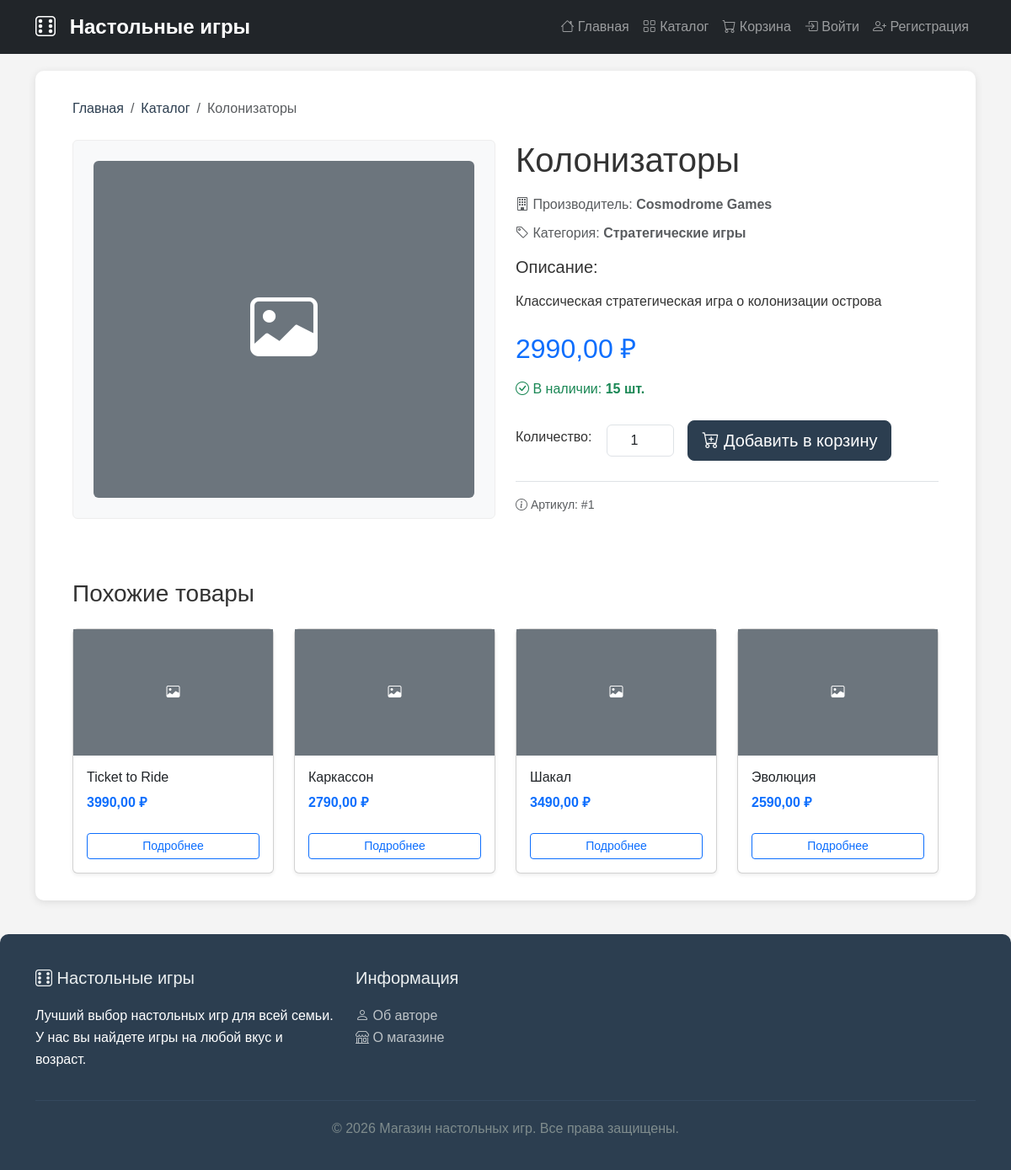
The app's page /catalog/1/, older data.
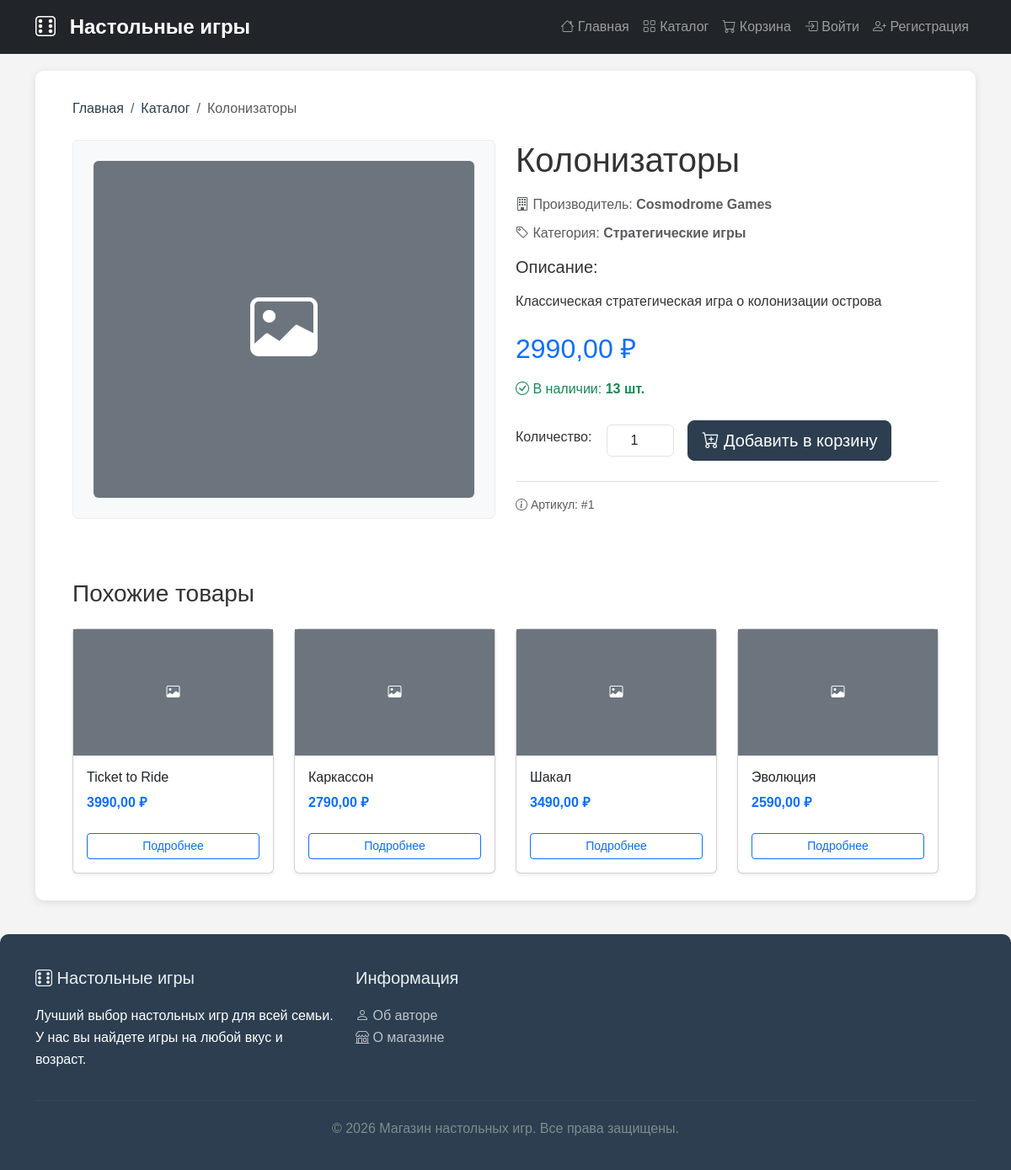
The same page, newer data.
### shop/models.py (models this page shows, shortened)
class Product(models.Model):
    name = models.CharField(max_length = 200)
    description = models.TextField()
    product_photo = models.ImageField(
        upload_to='products/',
        blank = True,
        null=True,
    )
    price = models.DecimalField(
        max_digits=10,
        decimal_places=2,
        validators=[
            MinValueValidator(0)
        ]
    )
    count = models.IntegerField(
        validators=[
            MinValueValidator(0)
        ]
    )
    category = models.ForeignKey(
        Category,
        on_delete=models.CASCADE,
        related_name='products',
        verbose_name="Категория",
        help_text="выберите категорию товара"
    )
    manufacturer = models.ForeignKey(
        Manufacturer,
        on_delete=models.CASCADE,
        related_name='products',
        verbose_name="Производитель",
        help_text="Выберите производителя товара",
        null=True,
        blank=True
    )

class Manufacturer(models.Model):
    name = models.CharField(
        max_length=100,
    )
    country = models.CharField(
        max_length=100,
    )
    description = models.TextField(
        null=True,
        blank = True
    )

class Category(models.Model):
    name = models.CharField(max_length = 100)
    description = models.TextField(
        blank = True,
        null = True
    )

### shop/views.py (the view)
# urls.py: path('catalog/<int:pk>/', views.product_detail, name ='product_detail'),
def product_detail(request, pk):
    product = get_object_or_404(Product, pk=pk)
    similar_products = Product.objects.filter(
        category=product.category
    ).exclude(id=product.id)[:4]
    context = {
        'product': product,
        'similar_products': similar_products,
    }
    return render(request, 'shop/product_detail.html', context)

### shop/templates/shop/product_detail.html (shortened to what the changed rows need)
{% extends 'shop/base.html' %}
{% block content %}
<div class="container">
    <nav aria-label="breadcrumb" class="mb-4">
        <ol class="breadcrumb">
            <li class="breadcrumb-item">
                <a href="{% url 'index' %}">Главная</a>
            </li>
            <li class="breadcrumb-item">
                <a href="{% url 'product_list' %}">Каталог</a>
            </li>
            <li class="breadcrumb-item active" aria-current="page">
                {{ product.name }}
            </li>
        </ol>
    </nav>
    <div class="row">
        <div class="col-md-6">
            <h1 class="mb-3">{{ product.name }}</h1>
            {% if product.manufacturer %}
                <p class="text-muted mb-2">
                    <i class="bi bi-building"></i> Производитель:
                    <strong>{{ product.manufacturer.name }}</strong>
                </p>
            {% endif %}
            {% if product.category %}
                <p class="text-muted mb-3">
                    <i class="bi bi-tag"></i> Категория:
                    <strong>{{ product.category.name }}</strong>
                </p>
            {% endif %}
            <div class="description mb-4">
                <h5>Описание:</h5>
                <p class="text-muted">{{ product.description|linebreaks }}</p>
            </div>
            <div class="price mb-3">
                <h2 class="text-primary">
                    {{ product.price }} ₽
                </h2>
            </div>
            <div class="stock mb-4">
                {% if product.count > 0 %}
                    <p class="text-success">
                        <i class="bi bi-check-circle"></i> В наличии:
                        <strong>{{ product.count }} шт.</strong>
                    </p>
                {% else %}
                    <p class="text-danger">
                        <i class="bi bi-x-circle"></i> Нет в наличии
                    </p>
                {% endif %}
            </div>
            {% if product.count > 0 %}
                <form action="{% url 'add' product.id %}" method="post" class="d-flex gap-3 align-items-center">
                    <div class="quantity-selector">
                    </div>
                    <button type="submit" class="btn btn-primary btn-lg">
                    </button>
                </form>
            {% else %}
                <button class="btn btn-secondary btn-lg" disabled>
                    <i class="bi bi-cart-x"></i> Нет в наличии
                </button>
            {% endif %}
            <div class="additional-info mt-4 pt-3 border-top">
                <p class="small text-muted">
                    <i class="bi bi-info-circle"></i>
                    Артикул: #{{ product.id }}
                </p>
            </div>
        </div>
    </div>
</div>
{% endblock %}

Row changes from the older to the newer data that the page shows:
changed Product "Колонизаторы": count "15" → "13"
